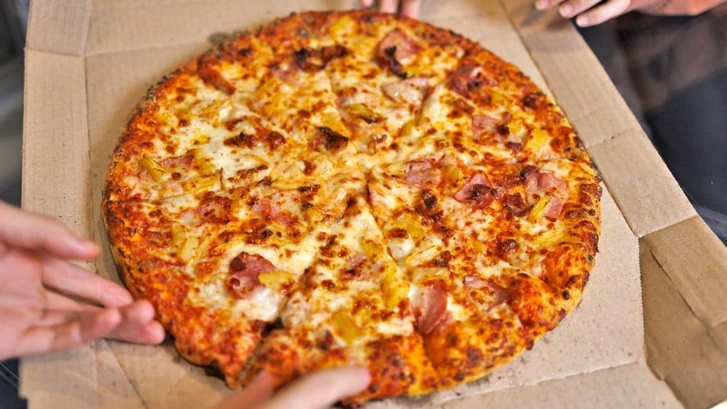
#> input picture App integrated with the model/images_to_process/pizza.jpg, 727 x 409 px, shrunk from 1200 x 675 before the run, found by its file name
$ python Menu.py
#> lines starting #> are read from the running program, lines starting #| are printed output that depends on the picture
from PIL import Image as __Image

MENU = menu_dictionary = {
    "Deal 1-Pizza": ["pizza", "beverage"],
    "Deal 2-Soup": ["miso soup", "cold tofu", "fermented soybeans", "fermented soybeans"],
    "Deal 3-Miso Soup": ["miso soup", "cold tofu", "beverage"],
    "Deal 4-Hamburger With Fries": ["hamburger", "french fries", "beverage"],

}

MENU_PICTUERS = {
    "Deal 1-Pizza": __Image.open("pizza.jpg"),
    "Deal 2-Soup": __Image.open("90.jpg"),
    "Deal 3-Miso Soup": __Image.open("90.jpg"),
    "Deal 4-Hamburger With Fries": __Image.open("Hamburger.jpg"),
}
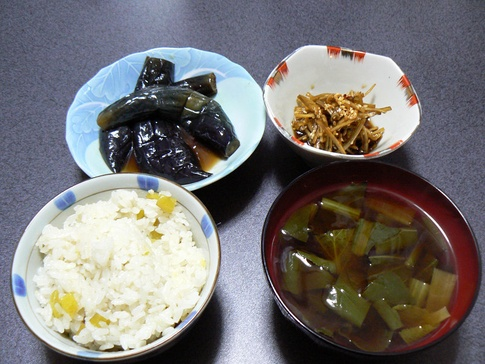
#> input picture App integrated with the model/images_to_process/90.jpg, 485 x 364 px, shrunk from 800 x 600 before the run, found by its file name
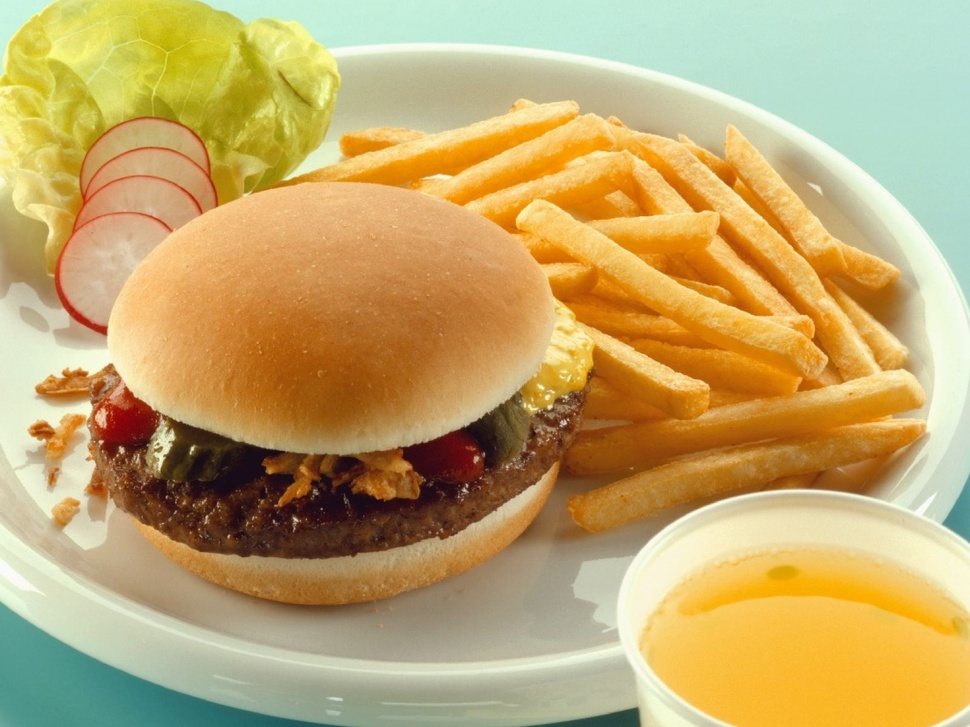
#> input picture App integrated with the model/images_to_process/Hamburger.jpg, 970 x 727 px, shrunk from 1600 x 1200 before the run, found by its file name

INGREDIETNS = ingredients = [
    "background",
    "rice",
    "eels on rice",
    "pilaf",
    "chicken-n-egg on rice",
    "pork cutlet on rice",
    "beef curry",
    "sushi",
    "chicken rice",
    "fried rice",
    "tempura bowl",
    "bibimbap",
    "toast",
    "croissant",
    "roll bread",
    "raisin bread",
    "chip butty",
    "hamburger",
    "pizza",
    "sandwiches",
    "udon noodle",
    "tempura udon",
    "soba noodle",
    "ramen noodle",
    "beef noodle",
    "tensin noodle",
    "fried noodle",
    "spaghetti",
    "Japanese-style pancake",
    "takoyaki",
    "gratin",
    "sauteed vegetables",
    "croquette",
    "grilled eggplant",
    "sauteed spinach",
    "vegetable tempura",
    "miso soup",
    "potage",
    "sausage",
    "oden",
    "omelet",
    "ganmodoki",
    "jiaozi",
    "stew",
    "teriyaki grilled fish",
    "fried fish",
    "grilled salmon",
    "salmon meuniere",
    "sashimi",
    "grilled pacific saury",
    "sukiyaki",
    "sweet and sour pork",
    "lightly roasted fish",
    "steamed egg hotchpotch",
    "tempura",
    "fried chicken",
    "sirloin cutlet",
    "nanbanzuke",
    "boiled fish",
    "seasoned beef with potatoes",
    "hambarg steak",
    "beef steak",
    "dried fish",
    "ginger pork saute",
    "spicy chili-flavored tofu",
    "yakitori",
    "cabbage roll",
    "rolled omelet",
    "egg sunny-side up",
    "fermented soybeans",
    "cold tofu",
    "egg roll",
    "chilled noodle",
    "stir-fried beef and peppers",
    "simmered pork",
    "boiled chicken and vegetables",
    "sashimi bowl",
    "sushi bowl",
    "fish-shaped pancake with bean jam",
    "shrimp with chill source",
    "roast chicken",
    "steamed meat dumpling",
    "omelet with fried rice",
    "cutlet curry",
    "spaghetti meat sauce",
    "fried shrimp",
    "potato salad",
    "green salad",
    "macaroni salad",
    "Japanese tofu and vegetable chowder",
    "pork miso soup",
    "chinese soup",
    "beef bowl",
    "kinpira-style sauteed burdock",
    "rice ball",
    "pizza toast",
    "dipping noodles",
    "hot dog",
    "french fries",
    "mixed rice",
    "goya chanpuru",
    "others",
    "beverage",
]
